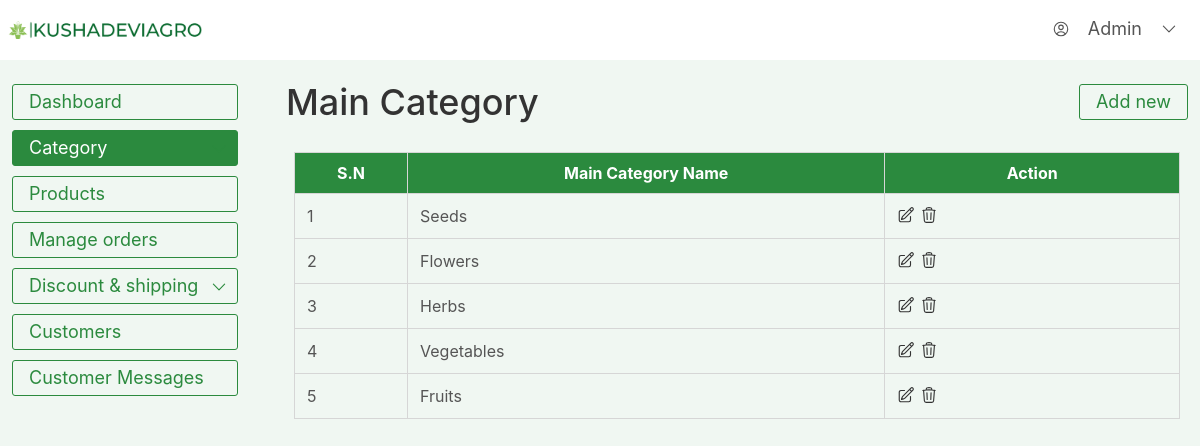
/admin/main-category.php (signed in), run on the app's committed database.
### tables this page shows
CREATE TABLE `t_main_category` (
  `m_cat_id` int NOT NULL,
  `m_cat_name` varchar(50) NOT NULL
);

### admin/main-category.php (the view, shortened to what this page needs)
<?php require_once("header.php"); ?>
<section class="generic-section">
  <div class="grid-gap-sm grid-2-cols-unequal-big">
    <?php require_once("admin-sidebar.php"); ?>
    <div class="generic-container">
      <div class="section-head margin-bottom-sm">
        <h2 class="section-title">Main Category</h2>
        <a href="?add" class="btn btn-ghost btn-small">Add new</a>
      </div>
      <div class="table-container">
        <table>
          <thead>
            <tr>
              <th style="width: 12rem;">S.N</th>
              <th style="width: 52rem;">Main Category Name</th>
              <th style="width: 32rem;">Action</th>
            </tr>
          </thead>
          <tbody>
            <?php
            $query = "select * from t_main_category order by m_cat_id desc";
            $result = mysqli_query($conn, $query);
            $i = 0;
            foreach ($result as $row) {
            ?>
              <tr>
                <td><?php echo ++$i; ?></td>
                <td><?php echo $row["m_cat_name"] ?></td>
                <td>
                  <a href="?edit=<?php echo $row["m_cat_id"]; ?>">
                  </a>
                  <a href="?delete=<?php echo $row["m_cat_id"]; ?>" onclick="return confirm('Do you really want to delete?')">
                  </a>
                </td>
              </tr>
            <?php } ?>
          </tbody>
        </table>
      </div>
    </div>
  </div>
</section>
<?php require_once("barebone-footer.php") ?>

### css/common.css (style rules this page uses)
* { margin: 0; padding: 0; box-sizing: border-box; }
html { font-size: 62.5%; scroll-behavior: smooth; scroll-padding-top: 6.2rem; }
body { font-family: "inter", sans-serif; line-height: 1; font-weight: 400; color: #555; }
.grid-gap-sm { display: grid; gap: 2.4rem; }
.grid-2-cols-unequal-big { grid-template-columns: 250px 1fr; }
a { text-decoration: none; }
.btn { border: 1px solid #2b8a3e; color: #2b8a3e; border-radius: 3px; cursor: pointer; }
.btn:link, .btn:visited { display: inline-block; text-decoration: none; border-radius: 3px; transition: all 0.3s; border: 1px solid #2b8a3e; }
.btn-ghost:link, .btn-ghost:visited { color: #2b8a3e; border: 1px solid #2b8a3e; }
.btn-small { font-size: 1.8rem; padding: 0.8rem 1.6rem; }
.icon { color: #333; transition: all 0.3s; }
.margin-bottom-sm { margin-bottom: 1.6rem !important; }

### admin/css/style.css (style rules this page uses)
.table-container { padding: 0 0.8rem; height: 80vh; overflow-y: auto; position: relative; }
thead { position: sticky; top: 0; background: #2b8a3e; color: #fff; }
tr, th, td { border: 1px solid #d6d6d6; font-size: 1.6rem; padding: 1.2rem; }
table { border-collapse: collapse; }
.action-icon { width: 1.8rem; height: 1.8rem; }
.section-title { font-size: 3.6rem; font-weight: 500; color: #333; margin-bottom: 1.6rem; }
.generic-section { padding: 1.2rem 0; background-color: #f0f7f2; }
.generic-container { padding: 1.2rem; }
.section-head { display: flex; justify-content: space-between; align-items: center; }
.section-head .btn { align-self: flex-start; }

### data on the page
t_main_category: m_cat_name "Seeds"
t_main_category: m_cat_name "Flowers"
t_main_category: m_cat_name "Herbs"
t_main_category: m_cat_name "Vegetables"
t_main_category: m_cat_name "Fruits"
